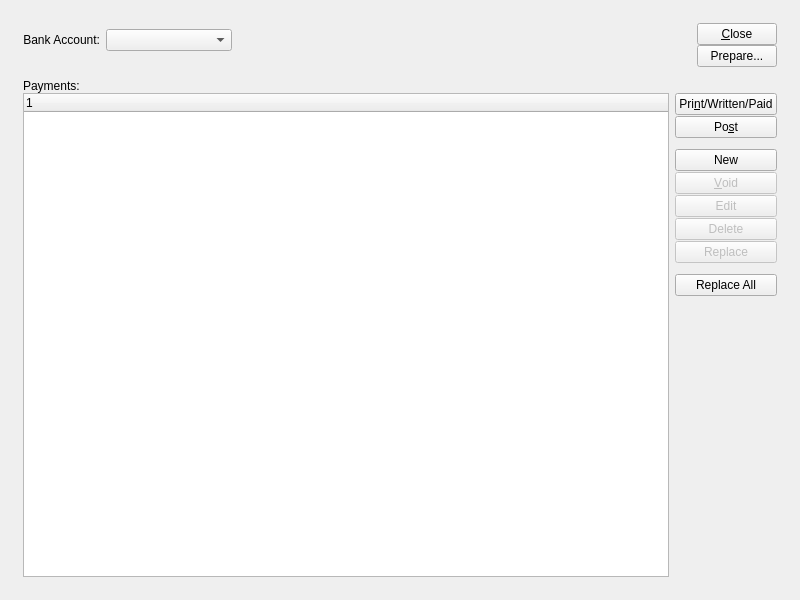
<?xml version="1.0" encoding="UTF-8"?>
<ui version="4.0">
 <comment>This file is part of the xTuple ERP: PostBooks Edition, a free and
open source Enterprise Resource Planning software suite,
Copyright (c) 1999-2019 by OpenMFG LLC, d/b/a xTuple.
It is licensed to you under the Common Public Attribution License
version 1.0, the full text of which (including xTuple-specific Exhibits)
is available at www.xtuple.com/CPAL.  By using this software, you agree
to be bound by its terms.</comment>
 <class>viewCheckRun</class>
 <widget class="QWidget" name="viewCheckRun">
  <property name="geometry">
   <rect>
    <x>0</x>
    <y>0</y>
    <width>800</width>
    <height>600</height>
   </rect>
  </property>
  <property name="windowTitle">
   <string>View Payment Run</string>
  </property>
  <layout class="QGridLayout" name="gridLayout_4">
   <item row="0" column="0">
    <layout class="QGridLayout" name="gridLayout_3">
     <property name="margin">
      <number>12</number>
     </property>
     <property name="spacing">
      <number>12</number>
     </property>
     <item row="0" column="0">
      <layout class="QHBoxLayout" name="horizontalLayout_3">
       <item>
        <layout class="QVBoxLayout" name="verticalLayout">
         <item>
          <layout class="QGridLayout" name="gridLayout_2">
           <item row="0" column="0" colspan="2">
            <widget class="VendorGroup" name="_vendorgroup"/>
           </item>
           <item row="1" column="0">
            <widget class="QLabel" name="_bankaccntLit">
             <property name="text">
              <string>Bank Account:</string>
             </property>
             <property name="alignment">
              <set>Qt::AlignRight|Qt::AlignTrailing|Qt::AlignVCenter</set>
             </property>
            </widget>
           </item>
           <item row="1" column="1">
            <layout class="QHBoxLayout" name="horizontalLayout_2">
             <item>
              <widget class="XComboBox" name="_bankaccnt">
               <property name="sizePolicy">
                <sizepolicy hsizetype="Expanding" vsizetype="Fixed">
                 <horstretch>0</horstretch>
                 <verstretch>0</verstretch>
                </sizepolicy>
               </property>
               <property name="type">
                <enum>XComboBox::APBankAccounts</enum>
               </property>
              </widget>
             </item>
             <item>
              <spacer name="horizontalSpacer">
               <property name="orientation">
                <enum>Qt::Horizontal</enum>
               </property>
               <property name="sizeHint" stdset="0">
                <size>
                 <width>40</width>
                 <height>20</height>
                </size>
               </property>
              </spacer>
             </item>
            </layout>
           </item>
          </layout>
         </item>
         <item>
          <spacer>
           <property name="orientation">
            <enum>Qt::Vertical</enum>
           </property>
           <property name="sizeType">
            <enum>QSizePolicy::Expanding</enum>
           </property>
           <property name="sizeHint" stdset="0">
            <size>
             <width>10</width>
             <height>0</height>
            </size>
           </property>
          </spacer>
         </item>
        </layout>
       </item>
       <item>
        <spacer>
         <property name="orientation">
          <enum>Qt::Horizontal</enum>
         </property>
         <property name="sizeType">
          <enum>QSizePolicy::Expanding</enum>
         </property>
         <property name="sizeHint" stdset="0">
          <size>
           <width>13</width>
           <height>20</height>
          </size>
         </property>
        </spacer>
       </item>
       <item>
        <layout class="QVBoxLayout" name="verticalLayout_3">
         <property name="spacing">
          <number>0</number>
         </property>
         <item>
          <widget class="QPushButton" name="_close">
           <property name="text">
            <string>&amp;Close</string>
           </property>
          </widget>
         </item>
         <item>
          <spacer name="verticalSpacer_4">
           <property name="orientation">
            <enum>Qt::Vertical</enum>
           </property>
           <property name="sizeType">
            <enum>QSizePolicy::Expanding</enum>
           </property>
           <property name="sizeHint" stdset="0">
            <size>
             <width>20</width>
             <height>0</height>
            </size>
           </property>
          </spacer>
         </item>
         <item>
          <widget class="QPushButton" name="_prepareCheckRun">
           <property name="text">
            <string>Prepare...</string>
           </property>
          </widget>
         </item>
        </layout>
       </item>
      </layout>
     </item>
     <item row="1" column="0">
      <widget class="QFrame" name="_frame">
       <property name="sizePolicy">
        <sizepolicy hsizetype="Preferred" vsizetype="Preferred">
         <horstretch>0</horstretch>
         <verstretch>1</verstretch>
        </sizepolicy>
       </property>
       <property name="frameShape">
        <enum>QFrame::NoFrame</enum>
       </property>
       <property name="frameShadow">
        <enum>QFrame::Raised</enum>
       </property>
       <layout class="QGridLayout" name="gridLayout">
        <property name="margin">
         <number>0</number>
        </property>
        <item row="0" column="0">
         <layout class="QVBoxLayout" name="verticalLayout_4">
          <property name="spacing">
           <number>0</number>
          </property>
          <item>
           <widget class="QLabel" name="_checksLit">
            <property name="text">
             <string>Payments:</string>
            </property>
           </widget>
          </item>
          <item>
           <layout class="QHBoxLayout" name="horizontalLayout">
            <item>
             <widget class="XTreeWidget" name="_check">
              <property name="sizePolicy">
               <sizepolicy hsizetype="Expanding" vsizetype="Expanding">
                <horstretch>0</horstretch>
                <verstretch>0</verstretch>
               </sizepolicy>
              </property>
             </widget>
            </item>
            <item>
             <layout class="QVBoxLayout" name="verticalLayout_2">
              <property name="spacing">
               <number>1</number>
              </property>
              <item>
               <widget class="QPushButton" name="_print">
                <property name="enabled">
                 <bool>true</bool>
                </property>
                <property name="text">
                 <string>Pri&amp;nt/Written/Paid</string>
                </property>
               </widget>
              </item>
              <item>
               <widget class="QPushButton" name="_postCheck">
                <property name="enabled">
                 <bool>true</bool>
                </property>
                <property name="text">
                 <string>Po&amp;st</string>
                </property>
               </widget>
              </item>
              <item>
               <spacer name="verticalSpacer_2">
                <property name="orientation">
                 <enum>Qt::Vertical</enum>
                </property>
                <property name="sizeType">
                 <enum>QSizePolicy::Fixed</enum>
                </property>
                <property name="sizeHint" stdset="0">
                 <size>
                  <width>20</width>
                  <height>10</height>
                 </size>
                </property>
               </spacer>
              </item>
              <item>
               <widget class="QPushButton" name="_newMiscCheck">
                <property name="text">
                 <string>New</string>
                </property>
               </widget>
              </item>
              <item>
               <widget class="QPushButton" name="_void">
                <property name="enabled">
                 <bool>false</bool>
                </property>
                <property name="text">
                 <string>&amp;Void</string>
                </property>
               </widget>
              </item>
              <item>
               <widget class="QPushButton" name="_edit">
                <property name="enabled">
                 <bool>false</bool>
                </property>
                <property name="text">
                 <string>Edit</string>
                </property>
               </widget>
              </item>
              <item>
               <widget class="QPushButton" name="_delete">
                <property name="enabled">
                 <bool>false</bool>
                </property>
                <property name="text">
                 <string>Delete</string>
                </property>
               </widget>
              </item>
              <item>
               <widget class="QPushButton" name="_replace">
                <property name="enabled">
                 <bool>false</bool>
                </property>
                <property name="text">
                 <string>Replace</string>
                </property>
               </widget>
              </item>
              <item>
               <spacer name="verticalSpacer_3">
                <property name="orientation">
                 <enum>Qt::Vertical</enum>
                </property>
                <property name="sizeType">
                 <enum>QSizePolicy::Fixed</enum>
                </property>
                <property name="sizeHint" stdset="0">
                 <size>
                  <width>20</width>
                  <height>10</height>
                 </size>
                </property>
               </spacer>
              </item>
              <item>
               <widget class="QPushButton" name="_replaceAll">
                <property name="enabled">
                 <bool>true</bool>
                </property>
                <property name="text">
                 <string>Replace All</string>
                </property>
               </widget>
              </item>
              <item>
               <spacer>
                <property name="orientation">
                 <enum>Qt::Vertical</enum>
                </property>
                <property name="sizeType">
                 <enum>QSizePolicy::Expanding</enum>
                </property>
                <property name="sizeHint" stdset="0">
                 <size>
                  <width>20</width>
                  <height>10</height>
                 </size>
                </property>
               </spacer>
              </item>
             </layout>
            </item>
           </layout>
          </item>
         </layout>
        </item>
       </layout>
      </widget>
     </item>
    </layout>
   </item>
  </layout>
 </widget>
 <layoutdefault spacing="6" margin="11"/>
 <customwidgets>
  <customwidget>
   <class>VendorGroup</class>
   <extends>QWidget</extends>
   <header>vendorgroup.h</header>
  </customwidget>
  <customwidget>
   <class>XComboBox</class>
   <extends>QComboBox</extends>
   <header>xcombobox.h</header>
  </customwidget>
  <customwidget>
   <class>XTreeWidget</class>
   <extends>QTreeWidget</extends>
   <header>xtreewidget.h</header>
   <container>1</container>
  </customwidget>
 </customwidgets>
 <tabstops>
  <tabstop>_check</tabstop>
  <tabstop>_print</tabstop>
  <tabstop>_postCheck</tabstop>
  <tabstop>_newMiscCheck</tabstop>
  <tabstop>_void</tabstop>
  <tabstop>_edit</tabstop>
  <tabstop>_delete</tabstop>
  <tabstop>_replace</tabstop>
  <tabstop>_replaceAll</tabstop>
  <tabstop>_close</tabstop>
 </tabstops>
 <resources/>
 <connections>
  <connection>
   <sender>_close</sender>
   <signal>clicked()</signal>
   <receiver>viewCheckRun</receiver>
   <slot>close()</slot>
   <hints>
    <hint type="sourcelabel">
     <x>673</x>
     <y>34</y>
    </hint>
    <hint type="destinationlabel">
     <x>20</x>
     <y>20</y>
    </hint>
   </hints>
  </connection>
  <connection>
   <sender>_check</sender>
   <signal>itemSelected(int)</signal>
   <receiver>_edit</receiver>
   <slot>animateClick()</slot>
   <hints>
    <hint type="sourcelabel">
     <x>33</x>
     <y>182</y>
    </hint>
    <hint type="destinationlabel">
     <x>689</x>
     <y>332</y>
    </hint>
   </hints>
  </connection>
 </connections>
</ui>
